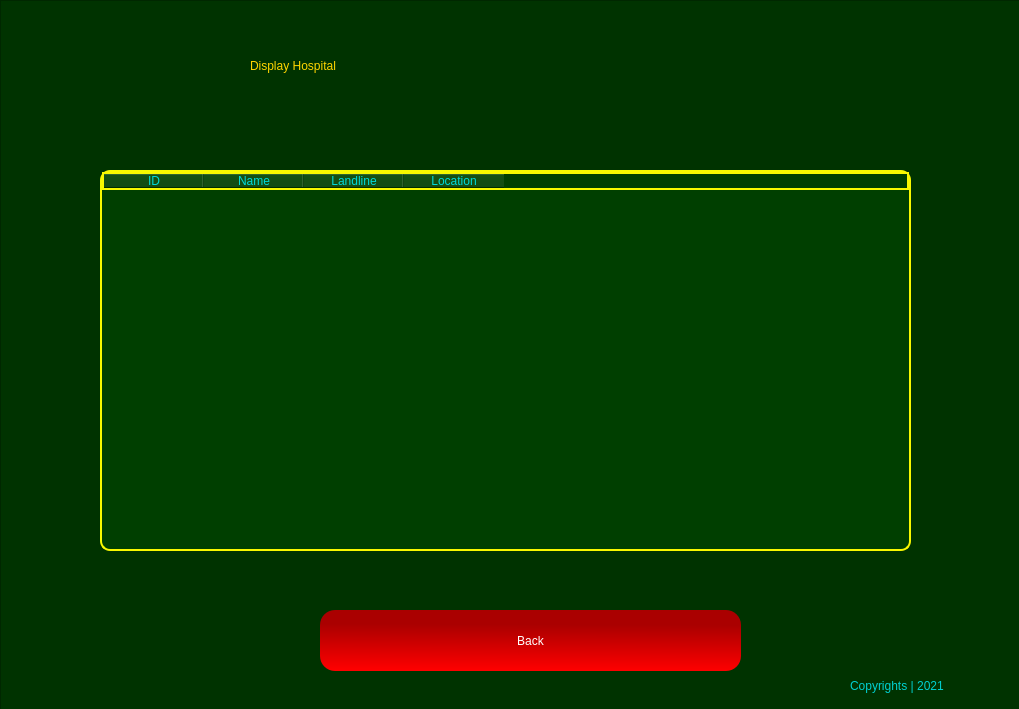
<?xml version="1.0" encoding="UTF-8"?>
<ui version="4.0">
 <class>Form</class>
 <widget class="QWidget" name="Form">
  <property name="geometry">
   <rect>
    <x>0</x>
    <y>0</y>
    <width>1019</width>
    <height>709</height>
   </rect>
  </property>
  <property name="windowTitle">
   <string>Form</string>
  </property>
  <widget class="QFrame" name="frame">
   <property name="geometry">
    <rect>
     <x>0</x>
     <y>0</y>
     <width>1022</width>
     <height>713</height>
    </rect>
   </property>
   <property name="styleSheet">
    <string notr="true">QFrame{

background-color: rgb(0, 51, 0);
color: rgb(0, 0, 0);

}
</string>
   </property>
   <property name="frameShape">
    <enum>QFrame::StyledPanel</enum>
   </property>
   <property name="frameShadow">
    <enum>QFrame::Raised</enum>
   </property>
   <widget class="QLabel" name="label_5">
    <property name="geometry">
     <rect>
      <x>250</x>
      <y>30</y>
      <width>541</width>
      <height>71</height>
     </rect>
    </property>
    <property name="styleSheet">
     <string notr="true">font: 87 36pt &quot;Arial Black&quot;;
color: rgb(255, 213, 0);</string>
    </property>
    <property name="text">
     <string>Display Hospital</string>
    </property>
   </widget>
   <widget class="QLabel" name="label_7">
    <property name="geometry">
     <rect>
      <x>30</x>
      <y>630</y>
      <width>71</width>
      <height>61</height>
     </rect>
    </property>
    <property name="styleSheet">
     <string notr="true">background-image: url(:/newPrefix/—Pngtree—red and black logo_5517319.png);</string>
    </property>
    <property name="text">
     <string/>
    </property>
    <property name="pixmap">
     <pixmap resource="mainLogo.qrc">:/newPrefix/—Pngtree—red and black logo_5517319.png</pixmap>
    </property>
    <property name="scaledContents">
     <bool>true</bool>
    </property>
   </widget>
   <widget class="QLabel" name="label_8">
    <property name="geometry">
     <rect>
      <x>850</x>
      <y>670</y>
      <width>161</width>
      <height>31</height>
     </rect>
    </property>
    <property name="styleSheet">
     <string notr="true">font: 25 12pt &quot;Bahnschrift Light&quot;;
color: rgb(0, 208, 208);</string>
    </property>
    <property name="text">
     <string>Copyrights | 2021</string>
    </property>
   </widget>
   <widget class="QPushButton" name="backBtn">
    <property name="geometry">
     <rect>
      <x>320</x>
      <y>610</y>
      <width>421</width>
      <height>61</height>
     </rect>
    </property>
    <property name="styleSheet">
     <string notr="true">QPushButton{
background-color: qlineargradient(spread:pad, x1:0.512, y1:0.238636, x2:0.493, y2:1, stop:0 rgba(170, 0, 0, 255), stop:1 rgba(255, 0, 0, 255));
border-radius:15px;
color: #FFF;
	font: 75 14pt &quot;Microsoft PhagsPa&quot;;

}

QPushButton:hover{

	background-color: rgb(138, 0, 0);
}</string>
    </property>
    <property name="text">
     <string>Back</string>
    </property>
   </widget>
   <widget class="QTableWidget" name="tableWidget">
    <property name="geometry">
     <rect>
      <x>100</x>
      <y>170</y>
      <width>811</width>
      <height>381</height>
     </rect>
    </property>
    <property name="styleSheet">
     <string notr="true">border: 2px solid rgb(248, 248, 0);
border-radius: 10px;
background-color: rgb(0, 63, 0);
color: rgb(0, 217, 217);</string>
    </property>
    <column>
     <property name="text">
      <string>ID</string>
     </property>
    </column>
    <column>
     <property name="text">
      <string>Name</string>
     </property>
    </column>
    <column>
     <property name="text">
      <string>Landline</string>
     </property>
    </column>
    <column>
     <property name="text">
      <string>Location</string>
     </property>
    </column>
   </widget>
  </widget>
 </widget>
 <resources>
  <include location="mainLogo.qrc"/>
  <include location="mainLogo.qrc"/>
 </resources>
 <connections/>
</ui>
